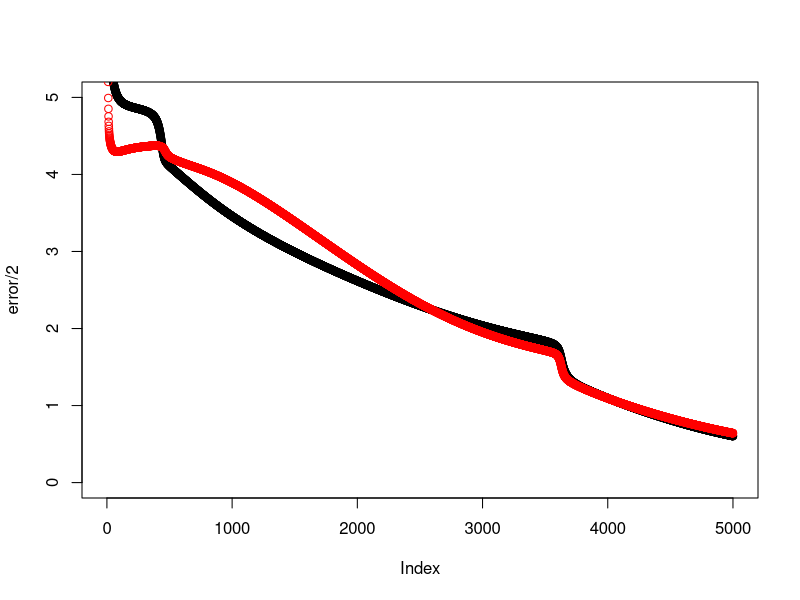
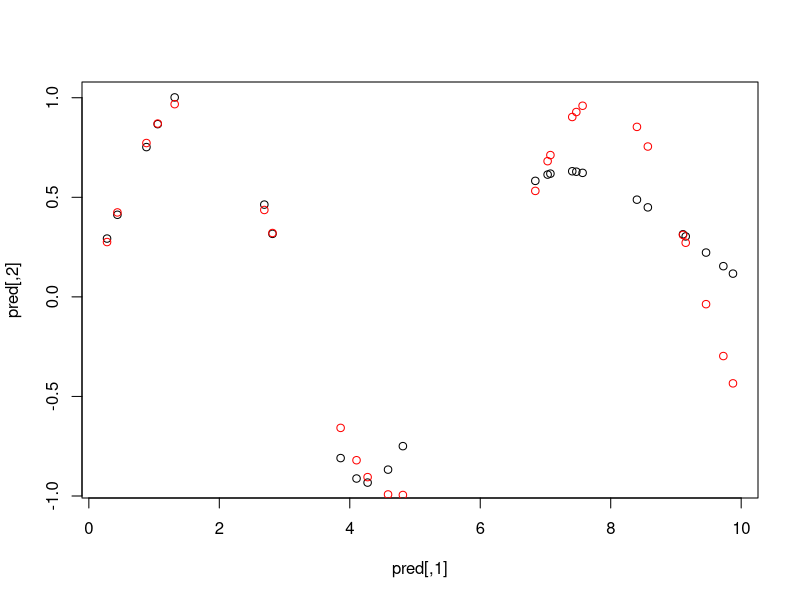
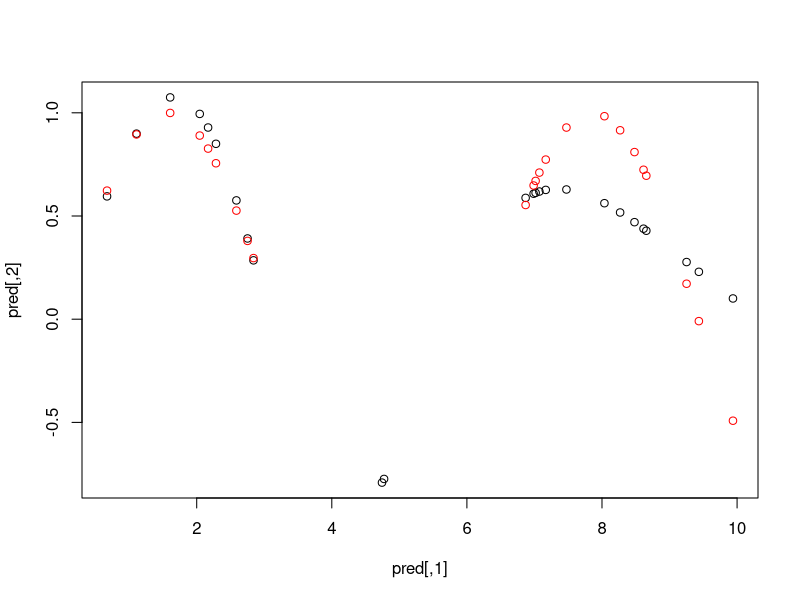

Reproduce these figures in R, in order.
# Solutions to the special task of 732A99/TDDE01 Machine Learning
# Author: jose.m.pena@liu.se
# Made for teaching purposes

set.seed(1234567890)

Var <- runif(50, 0, 10)
trva <- data.frame(Var, Sin=sin(Var))
tr <- trva[1:25,] # Training
va <- trva[26:50,] # Validation

# plot(trva)
# plot(tr)
# plot(va)

w_j <- runif(10, -1, 1)
b_j <- runif(10, -1, 1)
w_k <- runif(10, -1, 1)
b_k <- runif(1, -1, 1)

l_rate <- 1/nrow(tr)^2
n_ite = 5000
error <- rep(0, n_ite)
error_va <- rep(0, n_ite)

# SGD

for(i in 1:n_ite) {

  for(n in 1:nrow(tr)) {

    z_j <- tanh(w_j * tr[n,]$Var + b_j)
    y_k <- sum(w_k * z_j) + b_k

    error[i] <- error[i] + (y_k - tr[n,]$Sin)^2

  }

  for(n in 1:nrow(va)) {

    z_j <- tanh(w_j * va[n,]$Var + b_j)
    y_k <- sum(w_k * z_j) + b_k

    error_va[i] <- error_va[i] + (y_k - va[n,]$Sin)^2

  }

  cat("i: ", i, ", error: ", error[i]/2, ", error_va: ", error_va[i]/2, "\n")
  flush.console()

  for(n in 1:nrow(tr)) {

    # forward propagation

    z_j <- tanh(w_j * tr[n,]$Var + b_j)
    y_k <- sum(w_k * z_j) + b_k

    # backward propagation

    d_k <- y_k - tr[n,]$Sin
    d_j <- (1 - z_j^2) * w_k * d_k
    partial_w_k <- d_k * z_j
    partial_b_k <- d_k
    partial_w_j <- d_j * tr[n,]$Var
    partial_b_j <- d_j
    w_k <- w_k - l_rate * partial_w_k
    b_k <- b_k - l_rate * partial_b_k
    w_j <- w_j - l_rate * partial_w_j
    b_j <- b_j - l_rate * partial_b_j

  }

}

w_j
b_j
w_k
b_k

plot(error/2, ylim=c(0, 5))
points(error_va/2, col = "red")

# BGD

# for(i in 1:n_ite) {
# 
#   for(n in 1:nrow(tr)) {
# 
#     z_j <- tanh(w_j * tr[n,]$Var + b_j)
#     y_k <- sum(w_k * z_j) + b_k
# 
#     error[i] <- error[i] + (y_k - tr[n,]$Sin)^2
# 
#   }
# 
#   for(n in 1:nrow(va)) {
# 
#     z_j <- tanh(w_j * va[n,]$Var + b_j)
#     y_k <- sum(w_k * z_j) + b_k
# 
#     error_va[i] <- error_va[i] + (y_k - va[n,]$Sin)^2
# 
#   }
# 
#   cat("i: ", i, ", error: ", error[i]/2, ", error_va: ", error_va[i]/2, "\n")
#   flush.console()
# 
#   partial_w_j <- rep(0, 10)
#   partial_b_j <- rep(0, 10)
#   partial_w_k <- rep(0, 10)
#   partial_b_k <- 0
# 
#   for(n in 1:nrow(tr)) {
# 
#     # forward propagation
# 
#     z_j <- tanh(w_j * tr[n,]$Var + b_j)
#     y_k <- sum(w_k * z_j) + b_k
# 
#     # backward propagation
# 
#     d_k <- y_k - tr[n,]$Sin
#     d_j <- (1 - z_j^2) * w_k * d_k
#     partial_w_k <- partial_w_k + d_k * z_j
#     partial_b_k <- partial_b_k + d_k
#     partial_w_j <- partial_w_j + d_j * tr[n,]$Var
#     partial_b_j <- partial_b_j + d_j
# 
#   }
# 
#   w_k <- w_k - l_rate * partial_w_k
#   b_k <- b_k - l_rate * partial_b_k
#   w_j <- w_j - l_rate * partial_w_j
#   b_j <- b_j - l_rate * partial_b_j
# 
# }
# 
# w_j
# b_j
# w_k
# b_k
#
# plot(error/2, ylim=c(0, 4))
# points(error_va/2, col = "red")

# prediction on training data

pred <- matrix(nrow=nrow(tr), ncol=2)

for(n in 1:nrow(tr)) {
  
  z_j <- tanh(w_j * tr[n,]$Var + b_j)
  y_k <- sum(w_k * z_j) + b_k
  pred[n,] <- c(tr[n,]$Var, y_k)
  
}

plot(pred)
points(tr, col = "red")

# prediction on validation data

pred <- matrix(nrow=nrow(tr), ncol=2)

for(n in 1:nrow(va)) {

  z_j <- tanh(w_j * va[n,]$Var + b_j)
  y_k <- sum(w_k * z_j) + b_k
  pred[n,] <- c(va[n,]$Var, y_k)
  
}

plot(pred)
points(va, col = "red")